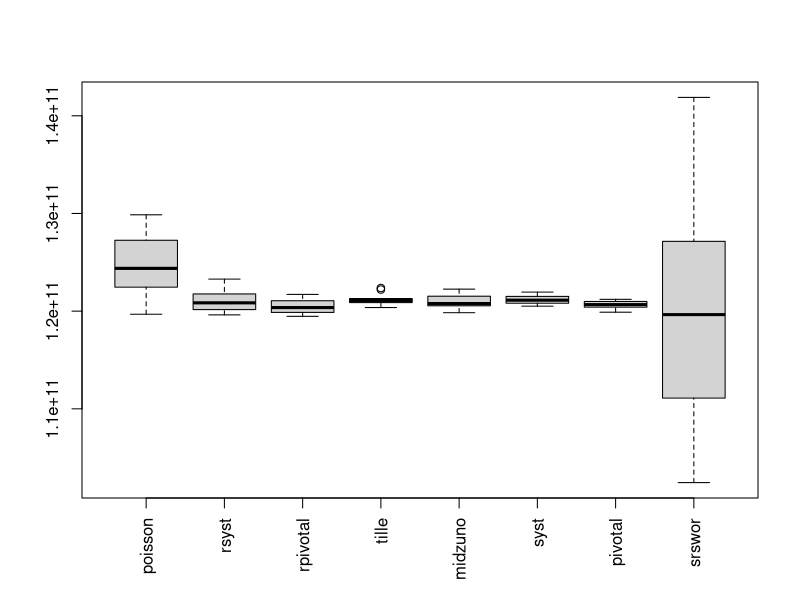

Here is the R script that generated this plot:
### R code from vignette source 'UPexamples.Snw'
### Encoding: ISO8859-1

###################################################
### code chunk number 1: UPexamples.Snw:21-25
###################################################
library(sampling)
ps.options(pointsize=12)
options(width=60)



###################################################
### code chunk number 2: up1
###################################################
b=data(belgianmunicipalities)
pik=inclusionprobabilities(belgianmunicipalities$Tot04,200)
N=length(pik)
n=sum(pik)



###################################################
### code chunk number 3: up2
###################################################
sim=10
ss=array(0,c(sim,8))




###################################################
### code chunk number 4: up3
###################################################
y=belgianmunicipalities$TaxableIncome



###################################################
### code chunk number 5: up4
###################################################
ht=numeric(8)
for(i in 1:sim)
{
cat("Step ",i,"\n")
s=UPpoisson(pik)
ht[1]=HTestimator(y[s==1],pik[s==1])
s=UPrandomsystematic(pik)
ht[2]=HTestimator(y[s==1],pik[s==1])
s=UPrandompivotal(pik)
ht[3]=HTestimator(y[s==1],pik[s==1])
s=UPtille(pik)
ht[4]=HTestimator(y[s==1],pik[s==1])
s=UPmidzuno(pik)
ht[5]=HTestimator(y[s==1],pik[s==1])
s=UPsystematic(pik)
ht[6]=HTestimator(y[s==1],pik[s==1])
s=UPpivotal(pik)
ht[7]=HTestimator(y[s==1],pik[s==1])
s=srswor(n,N)
ht[8]=HTestimator(y[s==1],rep(n/N,n))
ss[i,]=ht
}



###################################################
### code chunk number 6: up5
###################################################
colnames(ss) <- 
c("poisson","rsyst","rpivotal","tille","midzuno","syst","pivotal","srswor")
boxplot(data.frame(ss), las=3)






###################################################
### code chunk number 7: UPexamples.Snw:100-108 (eval = FALSE)
###################################################
## b=data(belgianmunicipalities)
## pik=inclusionprobabilities(belgianmunicipalities$Tot04,200)
## N=length(pik)
## n=sum(pik)
## 
## sim=10
## ss=array(0,c(sim,8))
## 
## 
## y=belgianmunicipalities$TaxableIncome
## 
## ht=numeric(8)
## for(i in 1:sim)
## {
## cat("Step ",i,"\n")
## s=UPpoisson(pik)
## ht[1]=HTestimator(y[s==1],pik[s==1])
## s=UPrandomsystematic(pik)
## ht[2]=HTestimator(y[s==1],pik[s==1])
## s=UPrandompivotal(pik)
## ht[3]=HTestimator(y[s==1],pik[s==1])
## s=UPtille(pik)
## ht[4]=HTestimator(y[s==1],pik[s==1])
## s=UPmidzuno(pik)
## ht[5]=HTestimator(y[s==1],pik[s==1])
## s=UPsystematic(pik)
## ht[6]=HTestimator(y[s==1],pik[s==1])
## s=UPpivotal(pik)
## ht[7]=HTestimator(y[s==1],pik[s==1])
## s=srswor(n,N)
## ht[8]=HTestimator(y[s==1],rep(n/N,n))
## ss[i,]=ht
## }
## 
## colnames(ss) <- 
## c("poisson","rsyst","rpivotal","tille","midzuno","syst","pivotal","srswor")
## boxplot(data.frame(ss), las=3)
## 
## 
## 
## 
## 
## sampling.newpage()
## 
